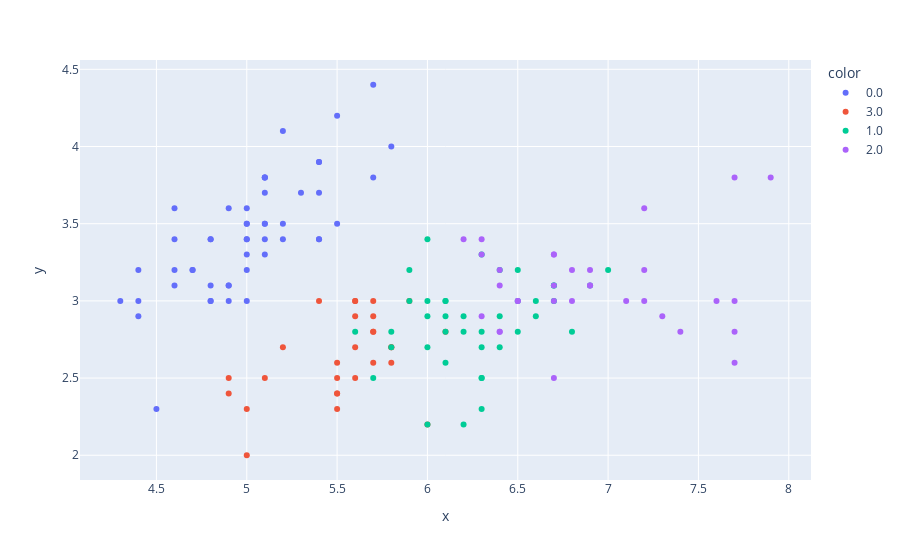

This figure's notebook cell:
### Code cell
import plotly.express as px
df = px.data.iris()
fig = px.scatter(x=Data[forme_forte!=-1,0], y=Data[forme_forte!=-1,1], color=[str(z) for z in forme_forte[forme_forte!=-1]])
fig.show()

### Figure 1 — Plotly figure (JSON) as saved in the notebook; plotly's stock layout.template omitted (floating-point values rounded to 4 significant figures)
{"data": [{"hovertemplate": "color=0.0<br>x=%{x}<br>y=%{y}<extra></extra>", "legendgroup": "0.0", "marker": {"color": "#636efa", "symbol": "circle"}, "mode": "markers", "name": "0.0", "orientation": "v", "showlegend": true, "type": "scatter", "x": [4.3, 4.4, 4.4, 4.4, 4.5, 4.6, 4.6, 4.6, 4.6, 4.7, 4.7, 4.8, 4.8, 4.8, 4.8, 4.8, 4.9, 4.9, 4.9, 4.9, 5, 5, 5, 5, 5, 5, 5, 5, 5.1, 5.1, 5.1, 5.1, 5.1, 5.1, 5.1, 5.1, 5.2, 5.2, 5.2, 5.3, 5.4, 5.4, 5.4, 5.4, 5.4, 5.5, 5.5, 5.7, 5.7, 5.8], "xaxis": "x", "y": [3, 2.9, 3, 3.2, 2.3, 3.1, 3.2, 3.4, 3.6, 3.2, 3.2, 3, 3, 3.1, 3.4, 3.4, 3, 3.1, 3.1, 3.6, 3, 3.2, 3.3, 3.4, 3.4, 3.5, 3.5, 3.6, 3.3, 3.4, 3.5, 3.5, 3.7, 3.8, 3.8, 3.8, 3.4, 3.5, 4.1, 3.7, 3.4, 3.4, 3.7, 3.9, 3.9, 3.5, 4.2, 3.8, 4.4, 4], "yaxis": "y"}, {"hovertemplate": "color=3.0<br>x=%{x}<br>y=%{y}<extra></extra>", "legendgroup": "3.0", "marker": {"color": "#EF553B", "symbol": "circle"}, "mode": "markers", "name": "3.0", "orientation": "v", "showlegend": true, "type": "scatter", "x": [4.9, 4.9, 5, 5, 5.1, 5.2, 5.4, 5.5, 5.5, 5.5, 5.5, 5.5, 5.6, 5.6, 5.6, 5.6, 5.6, 5.7, 5.7, 5.7, 5.7, 5.7, 5.8, 5.8, 5.8, 5.9, 6, 6.1], "xaxis": "x", "y": [2.4, 2.5, 2, 2.3, 2.5, 2.7, 3, 2.3, 2.4, 2.4, 2.5, 2.6, 2.5, 2.7, 2.9, 3, 3, 2.6, 2.8, 2.8, 2.9, 3, 2.6, 2.7, 2.7, 3, 2.2, 2.8], "yaxis": "y"}, {"hovertemplate": "color=1.0<br>x=%{x}<br>y=%{y}<extra></extra>", "legendgroup": "1.0", "marker": {"color": "#00cc96", "symbol": "circle"}, "mode": "markers", "name": "1.0", "orientation": "v", "showlegend": true, "type": "scatter", "x": [5.6, 5.7, 5.8, 5.8, 5.9, 5.9, 6, 6, 6, 6, 6, 6.1, 6.1, 6.1, 6.1, 6.1, 6.2, 6.2, 6.2, 6.3, 6.3, 6.3, 6.3, 6.3, 6.3, 6.4, 6.4, 6.4, 6.5, 6.5, 6.5, 6.6, 6.6, 6.7, 6.7, 6.7, 6.8, 6.9, 7], "xaxis": "x", "y": [2.8, 2.5, 2.7, 2.8, 3, 3.2, 2.2, 2.7, 2.9, 3, 3.4, 2.6, 2.8, 2.9, 3, 3, 2.2, 2.8, 2.9, 2.3, 2.5, 2.5, 2.7, 2.8, 3.3, 2.7, 2.9, 3.2, 2.8, 3, 3.2, 2.9, 3, 3, 3.1, 3.1, 2.8, 3.1, 3.2], "yaxis": "y"}, {"hovertemplate": "color=2.0<br>x=%{x}<br>y=%{y}<extra></extra>", "legendgroup": "2.0", "marker": {"color": "#ab63fa", "symbol": "circle"}, "mode": "markers", "name": "2.0", "orientation": "v", "showlegend": true, "type": "scatter", "x": [6.2, 6.3, 6.3, 6.3, 6.4, 6.4, 6.4, 6.4, 6.5, 6.5, 6.7, 6.7, 6.7, 6.7, 6.7, 6.8, 6.8, 6.9, 6.9, 6.9, 7.1, 7.2, 7.2, 7.2, 7.3, 7.4, 7.6, 7.7, 7.7, 7.7, 7.7, 7.9], "xaxis": "x", "y": [3.4, 2.9, 3.3, 3.4, 2.8, 2.8, 3.1, 3.2, 3, 3, 2.5, 3, 3.1, 3.3, 3.3, 3, 3.2, 3.1, 3.1, 3.2, 3, 3, 3.2, 3.6, 2.9, 2.8, 3, 2.6, 2.8, 3, 3.8, 3.8], "yaxis": "y"}], "layout": {"legend": {"title": {"text": "color"}, "tracegroupgap": 0}, "margin": {"t": 60}, "xaxis": {"anchor": "y", "domain": [0, 1], "title": {"text": "x"}}, "yaxis": {"anchor": "x", "domain": [0, 1], "title": {"text": "y"}}}}
